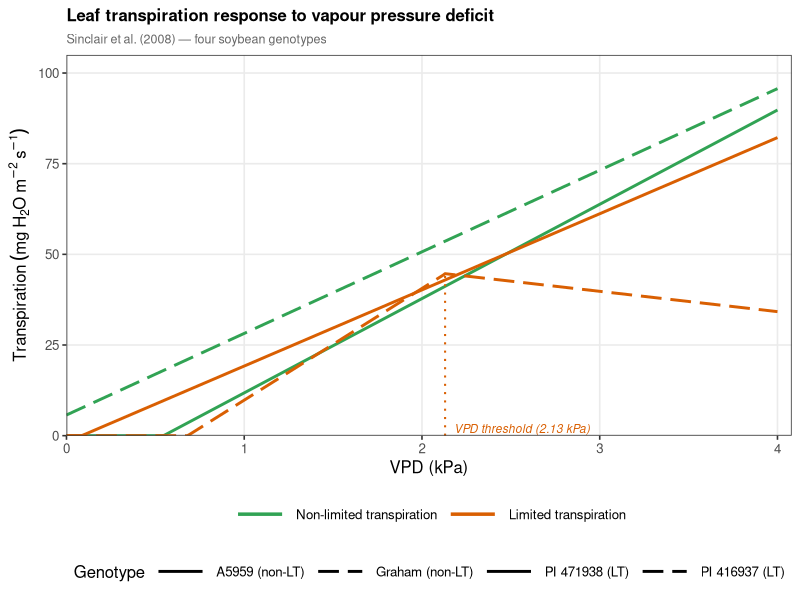
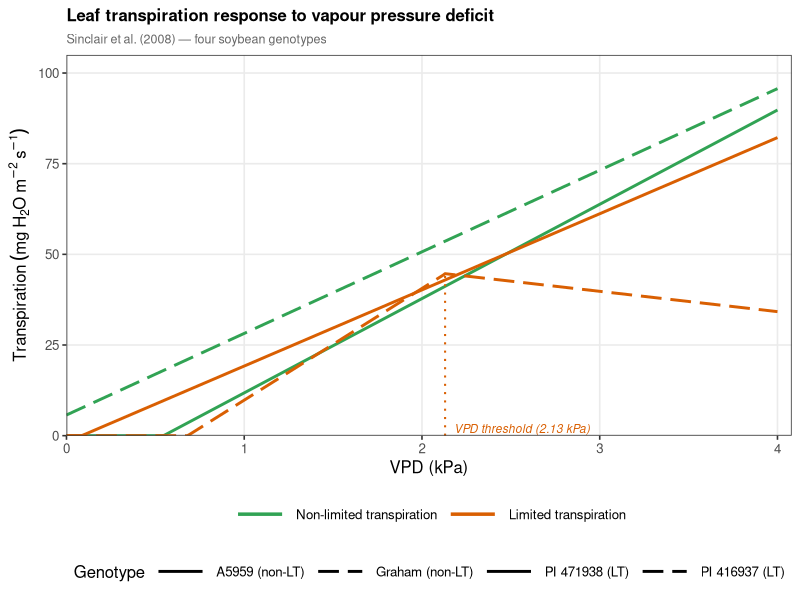

Generate these figures, in order, with R:
## Standalone figure: Sinclair et al. (2008) leaf transpiration vs VPD

setwd("/home/user/LT-trait")

library(dplyr)
library(ggplot2)

vpd_seq <- seq(0, 4, by = 0.01)

sinclair <- bind_rows(
  tibble(VPD = vpd_seq, Genotype = "A5959 (non-LT)",
         Tr = -14.2 + 26.0 * VPD),
  tibble(VPD = vpd_seq, Genotype = "Graham (non-LT)",
         Tr =   5.7 + 22.5 * VPD),
  tibble(VPD = vpd_seq, Genotype = "PI 471938 (LT)",
         Tr =  -1.8 + 21.0 * VPD),
  tibble(VPD = vpd_seq, Genotype = "PI 416937 (LT)",
         Tr = ifelse(VPD < 2.13,
                     -21.0 + 30.8 * VPD,
                      56.6 -  5.6 * VPD))
) %>%
  mutate(
    Tr   = pmax(0, Tr),
    Type = ifelse(grepl("non-LT", Genotype),
                  "Non-limited transpiration", "Limited transpiration"),
    Type = factor(Type, levels = c("Non-limited transpiration",
                                   "Limited transpiration")),
    Genotype = factor(Genotype,
                      levels = c("A5959 (non-LT)", "Graham (non-LT)",
                                 "PI 471938 (LT)", "PI 416937 (LT)"))
  )

threshold_pt <- tibble(x = 2.13, y = -21.0 + 30.8 * 2.13)

p <- ggplot(sinclair, aes(x = VPD, y = Tr,
                          colour = Type, linetype = Genotype)) +
  geom_line(linewidth = 1.0) +
  geom_segment(data = threshold_pt,
               aes(x = x, xend = x, y = 0, yend = y),
               inherit.aes = FALSE,
               linetype = "dotted", colour = "#d95f02", linewidth = 0.7) +
  annotate("text", x = 2.18, y = 2,
           label = "VPD threshold (2.13 kPa)",
           size = 3, colour = "#d95f02", hjust = 0, fontface = "italic") +
  scale_colour_manual(values = c("Non-limited transpiration" = "#31a354",
                                 "Limited transpiration"      = "#d95f02")) +
  scale_linetype_manual(values = c("A5959 (non-LT)"  = "solid",
                                   "Graham (non-LT)"  = "longdash",
                                   "PI 471938 (LT)"   = "solid",
                                   "PI 416937 (LT)"   = "longdash")) +
  scale_x_continuous(limits = c(0, 4), breaks = 0:4,
                     expand = expansion(mult = c(0, 0.02))) +
  scale_y_continuous(limits = c(0, 100), breaks = seq(0, 100, 25),
                     expand = expansion(mult = c(0, 0.05))) +
  labs(x     = "VPD (kPa)",
       y     = expression(Transpiration ~ (mg ~ H[2]*O ~ m^{-2} ~ s^{-1})),
       colour   = NULL,
       linetype = "Genotype",
       title    = "Leaf transpiration response to vapour pressure deficit",
       subtitle = "Sinclair et al. (2008) — four soybean genotypes") +
  theme_bw(base_size = 12) +
  theme(legend.position  = "bottom",
        legend.box       = "vertical",
        legend.key.width = unit(1.4, "cm"),
        panel.grid.minor = element_blank(),
        plot.title       = element_text(face = "bold", size = 12),
        plot.subtitle    = element_text(colour = "grey40", size = 9)) +
  guides(colour   = guide_legend(order = 1, override.aes = list(linewidth = 1.2)),
         linetype = guide_legend(order = 2))

ggsave("Fig_sinclair_lt_trait.png",  plot = p,
       width = 16, height = 13, units = "cm", dpi = 150, bg = "white")
ggsave("Fig_sinclair_lt_trait.tiff", plot = p,
       width = 16, height = 13, units = "cm", dpi = 300,
       compression = "lzw", bg = "white")
message("Saved: Fig_sinclair_lt_trait (.png + .tiff)")
